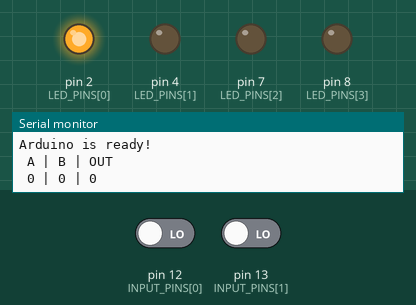
Recording of a sketch running on a simulated Arduino Uno, built with avr-gcc and run on an emulated ATmega328P. On the bench: output pins drawn as LEDs (lit = HIGH), the last lines printed to the serial monitor. Inputs (shaded band) come from the test bench; at power-on: pin 12 (INPUT_PINS[0]) LOW, pin 13 (INPUT_PINS[1]) LOW.

Above: at 1.2 s.
1.3 s: pin 12 (INPUT_PINS[0]) driven HIGH
At 2.0 s:
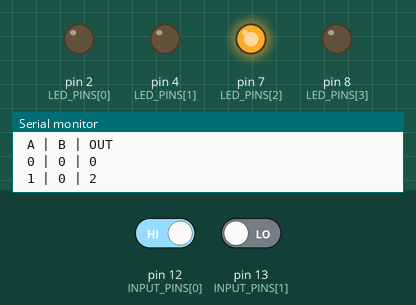
2.8 s: pin 13 (INPUT_PINS[1]) driven HIGH
At 3.1 s:
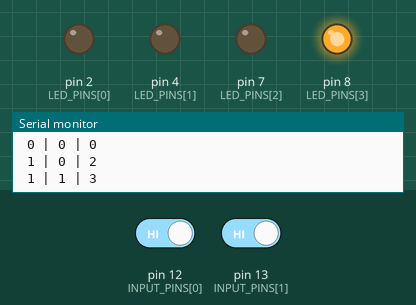
4.3 s: pin 12 (INPUT_PINS[0]) driven LOW
At 5.5 s:
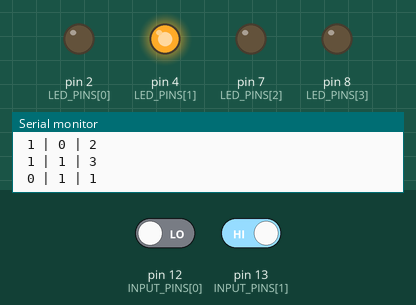
5.8 s: pin 13 (INPUT_PINS[1]) driven LOW
At 6.6 s:
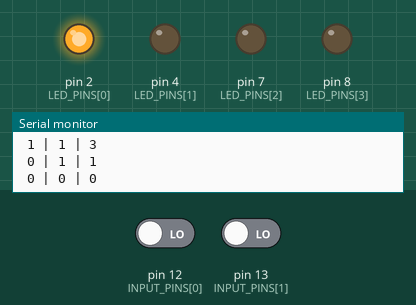
Timing chart, 0 to 8.3 s (numbered marks = the images above; inputs shaded):
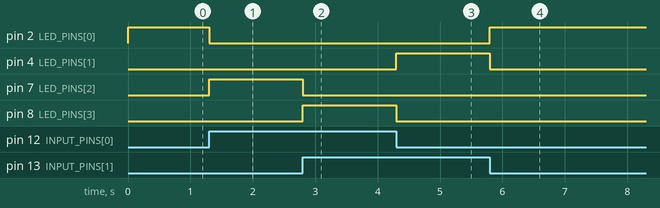

The sketch:

1of4_decoder.ino
```cpp
/*
Forest Ray
February 2, 2026
2-line to 1-of-4 decoder
(E2 Take Home Quiz Problem 1)

The goal of this program is to perform the function of a
2-line to 1-of-4 decoder. It takes two inputs (A, B),
and returns one of four outputs (0, 1, 2, 3).

We want to turn on one of four LEDs based on the
output. Each output will be an index to an array
holding each LED pin.

  A  |  B  |  Binary Num  |  Output  |
  0  |  0  |  00          |  0       |
  0  |  1  |  01          |  1       |
  1  |  0  |  10          |  2       |
  1  |  1  |  11          |  3       |
*/

/* GLOBALS */
// pins
const int LED_PINS[4]   = {2, 4, 7, 8};
const int INPUT_PINS[2] = {12, 13};
// output
volatile int current_output  = 0;
volatile int previous_output = 0;
// input
volatile bool A_state = 0;
volatile bool B_state = 0;

int getOutput(int AP, int BP){
  /*
  getOutput()
  Takes the inputs (A, B) and returns the output
  in decimal.

  Args:
  AP: (1 or 0)
  - state of input A
  BP: (1 or 0)
  - state of input B

  Returns: (0, 1, 2, or 3)
  */
  return ((AP*2) + BP);
}

void turnOffLEDs(){
  /*
  turnOffLEDs
  turn off all LEDs
  */
  for (int ii=0; ii<4; ii++){
    digitalWrite(LED_PINS[ii], LOW);
  }
}

void setup() {
  Serial.begin(9600); // baud rate
  Serial.println("Starting up...");

  // set up pins
  // set up LED PINS
  for (int ii=0; ii<4; ii++){
    pinMode(LED_PINS[ii], OUTPUT);
  }
  // set up input pins
  for (int ii=0; ii<2; ii++){
    pinMode(INPUT_PINS[ii], INPUT);
  }

  Serial.println("Arduino is ready!");

  Serial.println(" A | B | OUT "); // start table
  Serial.print(" "); Serial.print(A_state); Serial.print(" | ");
  Serial.print(B_state); Serial.print(" | ");
  Serial.println(current_output);
  digitalWrite(LED_PINS[current_output], HIGH);
}

void loop() {
  A_state = digitalRead(INPUT_PINS[0]);
  B_state = digitalRead(INPUT_PINS[1]);
  current_output = getOutput(A_state, B_state);

  if (current_output != previous_output){ // if output changes

    //print new table row
    Serial.print(" "); Serial.print(A_state); Serial.print(" | ");
    Serial.print(B_state); Serial.print(" | ");
    Serial.println(current_output);

    // update LEDs
    turnOffLEDs();
    digitalWrite(LED_PINS[current_output], HIGH);

    // update previous output
    previous_output = current_output;
  }

}
```

Measured:
- after the input at 1.3 s, pin 2 (LED_PINS[0]): HIGH → LOW at once; pin 7 (LED_PINS[2]): LOW → HIGH at once
- after the input at 2.8 s, pin 7 (LED_PINS[2]): HIGH → LOW at once; pin 8 (LED_PINS[3]): LOW → HIGH at once
- after the input at 4.3 s, pin 4 (LED_PINS[1]): LOW → HIGH at once; pin 8 (LED_PINS[3]): HIGH → LOW at once
- after the input at 5.8 s, pin 2 (LED_PINS[0]): LOW → HIGH at once; pin 4 (LED_PINS[1]): HIGH → LOW at once
